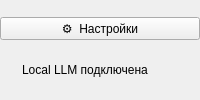
         <widget class="QFrame" name="sideBottom">
          <layout class="QVBoxLayout" name="sideBottomLayout">
           <property name="spacing">
            <number>0</number>
           </property>
           <property name="leftMargin">
            <number>0</number>
           </property>
           <property name="topMargin">
            <number>17</number>
           </property>
           <property name="rightMargin">
            <number>0</number>
           </property>
           <property name="bottomMargin">
            <number>0</number>
           </property>
           <item>
            <widget class="QPushButton" name="settingsBtn">
             <property name="cursor">
              <cursorShape>PointingHandCursor</cursorShape>
             </property>
             <property name="text">
              <string>⚙  Настройки</string>
             </property>
            </widget>
           </item>
           <item>
            <layout class="QHBoxLayout" name="statusLayout">
             <property name="spacing">
              <number>8</number>
             </property>
             <property name="leftMargin">
              <number>7</number>
             </property>
             <property name="topMargin">
              <number>10</number>
             </property>
             <property name="rightMargin">
              <number>7</number>
             </property>
             <property name="bottomMargin">
              <number>10</number>
             </property>
             <item>
              <widget class="QFrame" name="statusDot">
               <property name="minimumSize">
                <size>
                 <width>7</width>
                 <height>7</height>
                </size>
               </property>
               <property name="maximumSize">
                <size>
                 <width>7</width>
                 <height>7</height>
                </size>
               </property>
              </widget>
             </item>
             <item>
              <widget class="QLabel" name="statusText">
               <property name="text">
                <string>Local LLM подключена</string>
               </property>
              </widget>
             </item>
             <item>
              <spacer name="spacer_13">
               <property name="orientation">
                <enum>Qt::Orientation::Horizontal</enum>
               </property>
               <property name="sizeHint" stdset="0">
                <size>
                 <width>40</width>
                 <height>0</height>
                </size>
               </property>
              </spacer>
             </item>
            </layout>
           </item>
          </layout>
         </widget>
